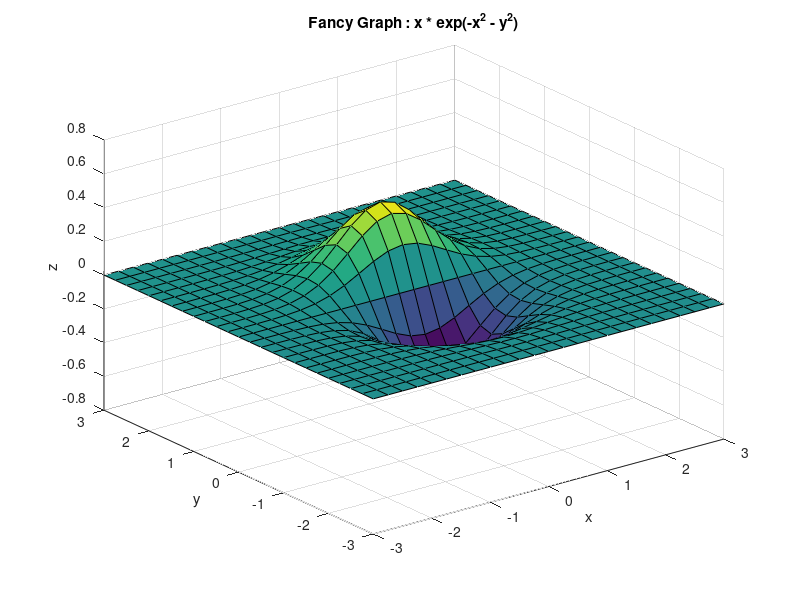

This figure's MATLAB source:
x = -3 : 0.25 : 3;
y = -3 : 0.25 : 3;
M = zeros(25,25);
for i = 1: 25
    for j = 1: 25  
       M(i,j) = x(i) * exp(-x(i)^2 - y(j)^2); 
    end  
end


surf(x,y,M)
xlabel("x")
ylabel("y")
zlabel("z")
title("Fancy Graph : x * exp(-x^2 - y^2)")

